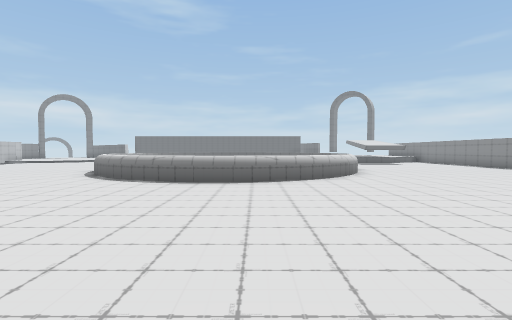
[1] (above)

20 first-person views from a walk through a scene from a Unity 3-D project. The camera is 1.5 m above the floor, tilts 2° down and sees 85° across. The floor is counted in squares, 2 m on a side. Each view is taken from the middle of a square. On the plan, view 1 faces up. The plan holds only what a view shows up to about 10 squares ahead; the rest is blank. The place goes on beyond the plan.

[2]
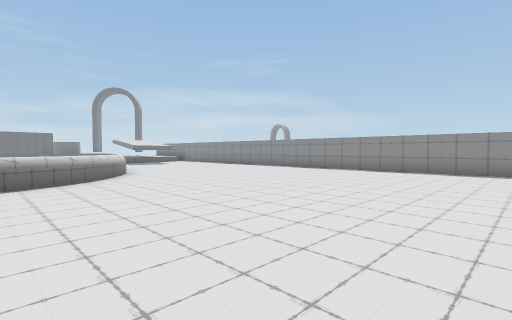

[3]
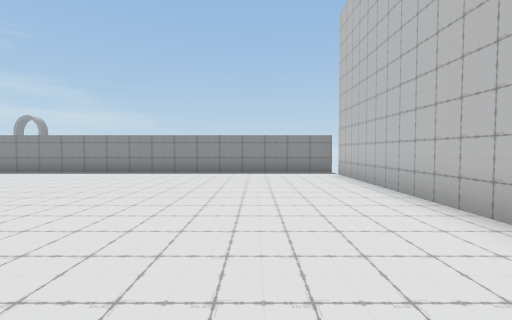

[4]
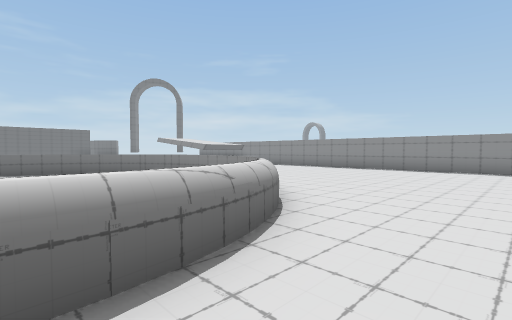

[5]
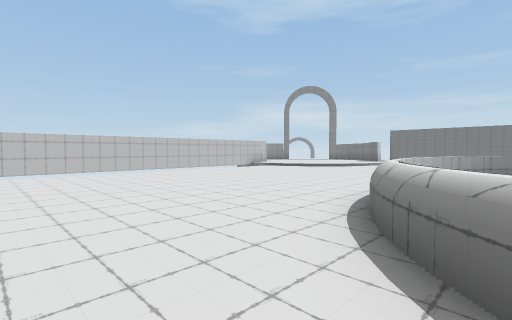

[6]
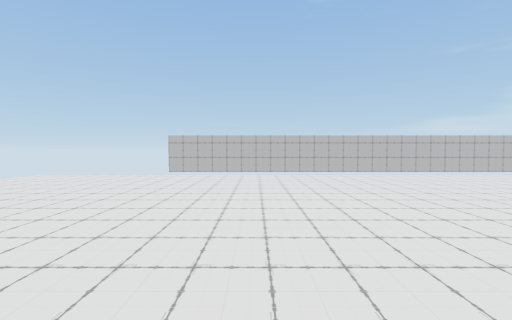

[7]
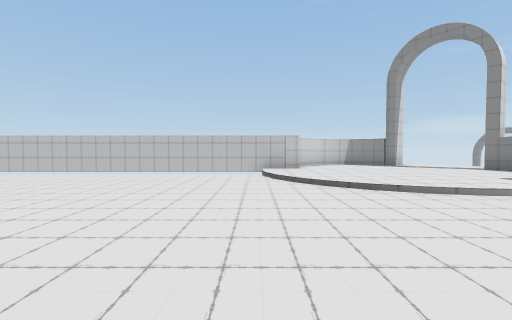

[8]
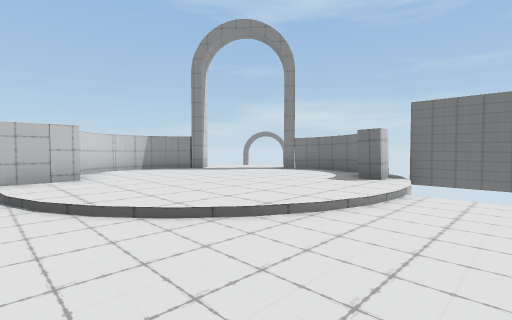

[9]
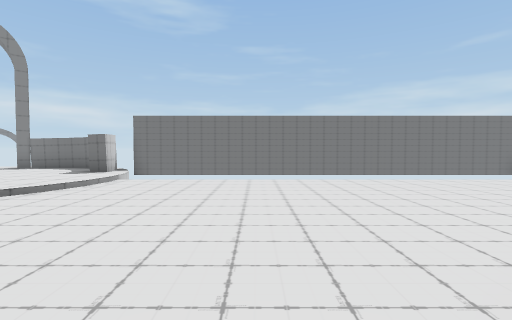

[10]
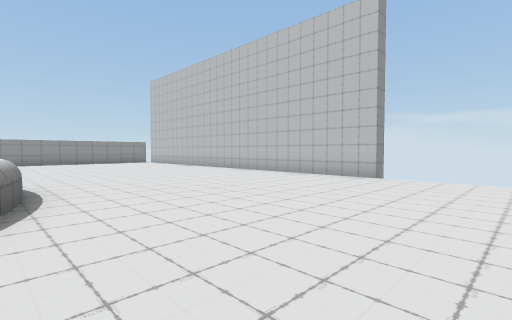

[11]
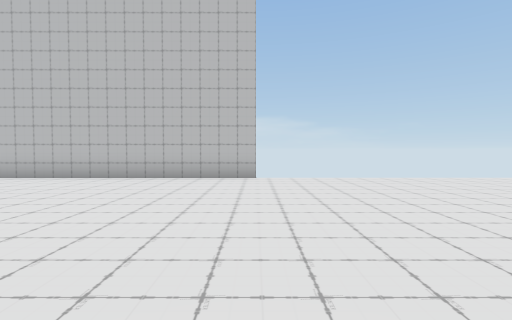

[12]
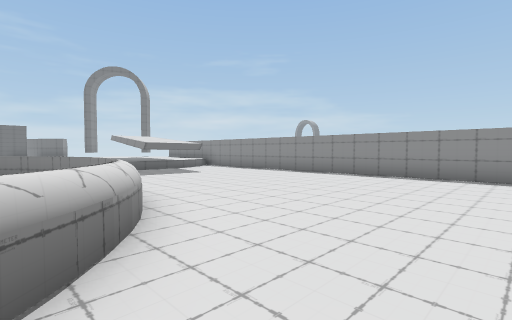

[13]
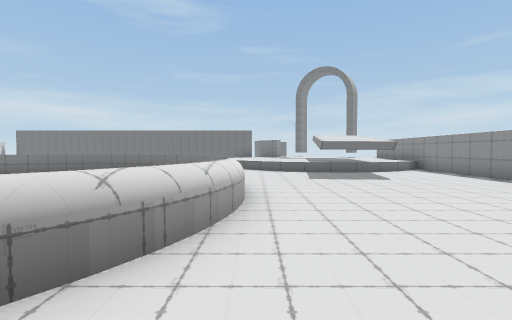

[14]
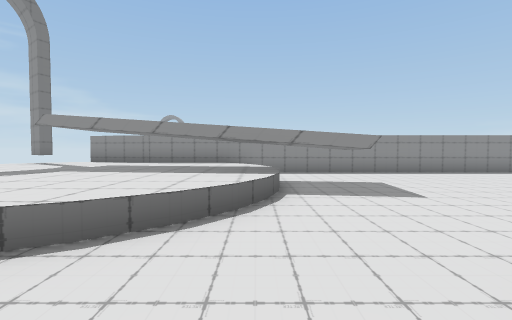

[15]
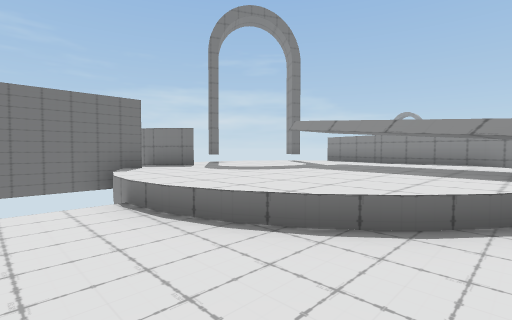

[16]
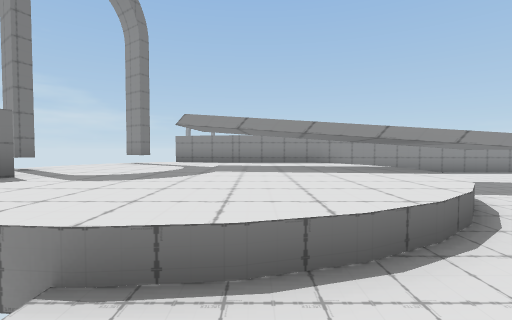

[17]
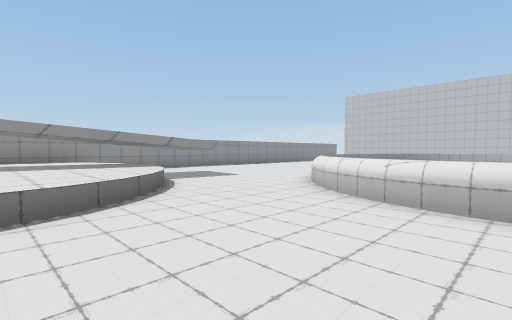

[18]
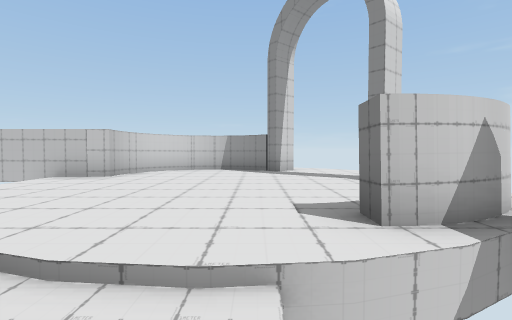

[19]
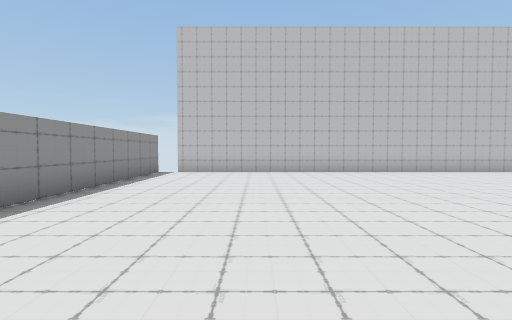

[20]
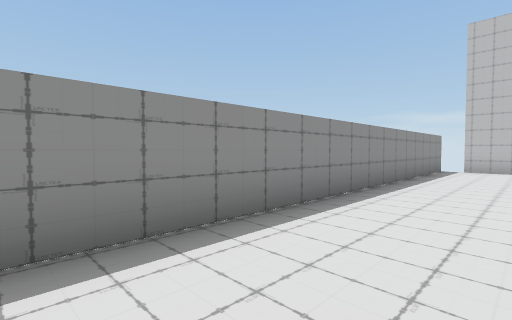

### Floor plan
Key: @ floor where view 1 was taken; # wall or solid block; x gap in a wall; . main floor; : floor 0.25 m higher than the main floor; / step, stairs or slope; = window, fence, low wall or low ledge; ^ raised ledge.
Columns run from 18 left of view 1 to 11 right of it. Each row starts with its distance up from view 1.
 25                       #^^#^^
 24  /::######          ##^^^^^^#
 23  ::::::##            ^^^^^^^^^
 22  #:::::::            ^^^^^^^^^
 21 ##:::::::............^^^^^^^^^
 20 #::::::::............^^^^^^^^
 19 ##::::::/............^^^^^^^^
 18  #::::::..............^^^##^^
 17  ###:://...............^^##^.#
 16    # ...........^^^.....###..#
 15    # ......... =  .==...###..#
 14    # ........^#     #^.......#
 13    # ....... ^       ^.......#
 12    # ........         .......#
 11    # ........=       =.......#
 10    # .......=^       =.......#
  9    # ........=       =.......#
  8    # ........#^     ^#.......#
  7    # ..........^^^^^.........#
  6    # ........................#
  5    # ........................#
  4     #........................#
  3     #........................#
  2      ........................#
  1      ........................#
  0      .............@..........#
 -1               x#############x

Positions as (right, up) in squares from view 1, and headings:
1: (0, 0), facing up
2: (0, 0), facing up-right
3: (1, 2), facing right
4: (-1, 5), facing up-right
5: (-4, 6), facing up-left
6: (-5, 6), facing left
7: (-5, 16), facing left
8: (-8, 16), facing up-left
9: (-6, 14), facing up
10: (-7, 7), facing down-right
11: (-4, 7), facing down
12: (2, 6), facing up-right
13: (4, 7), facing up
14: (1, 17), facing right
15: (1, 17), facing up-right
16: (1, 20), facing right
17: (-1, 20), facing down-right
18: (-8, 21), facing left
19: (7, 9), facing down
20: (8, 11), facing down-right
